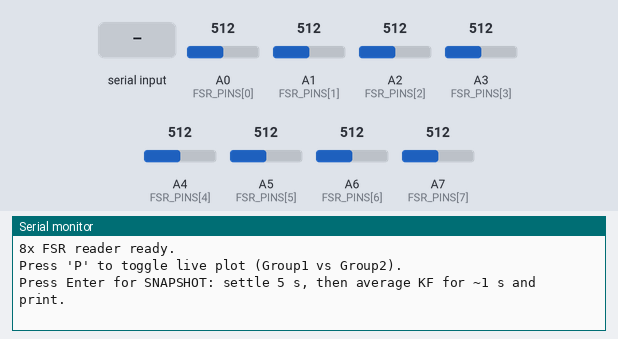
Simulated run of this sketch. Board: Arduino Nano, built with avr-gcc and run on an emulated ATmega328P. Shown: the last lines printed to the serial monitor. The inputs (shaded band) are chosen by the test bench; at power-on: A0 (FSR_PINS[0]) = 512, A1 (FSR_PINS[1]) = 512, A2 (FSR_PINS[2]) = 512, A3 (FSR_PINS[3]) = 512, A4 (FSR_PINS[4]) = 512, A5 (FSR_PINS[5]) = 512, A6 (FSR_PINS[6]) = 512, A7 (FSR_PINS[7]) = 512.

Above: at 1.2 s.
1.3 s: "p" received over Serial
At 2.4 s:
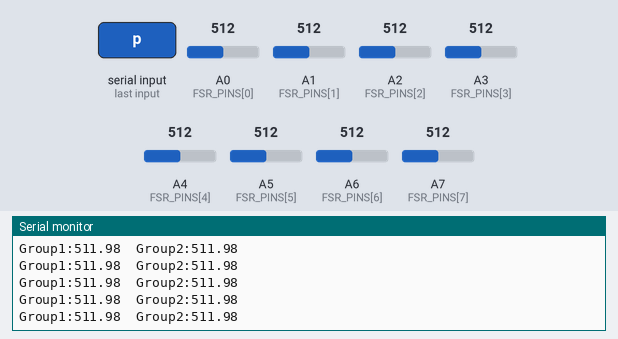
2.8 s: "P" received over Serial
At 3.9 s:
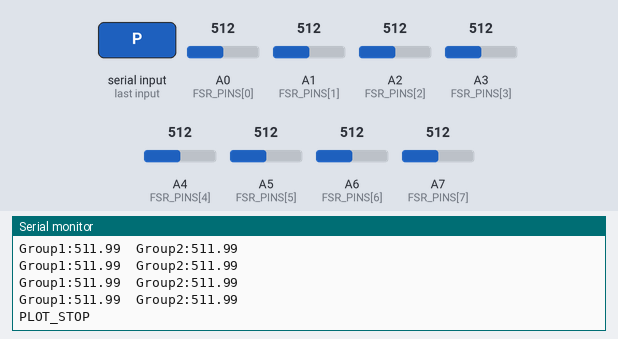
4.3 s: "1" received over Serial
At 5.0 s:
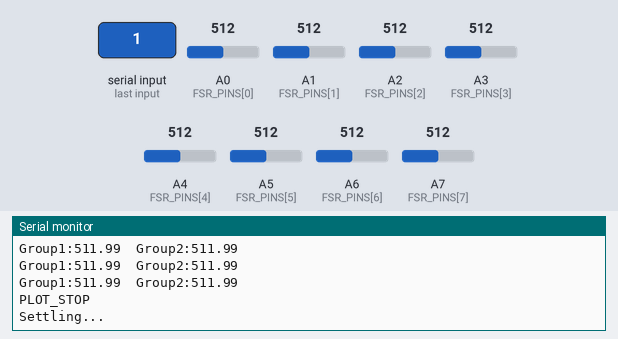
Timing chart, 0 to 7.3 s (numbered marks = the images above; inputs shaded):
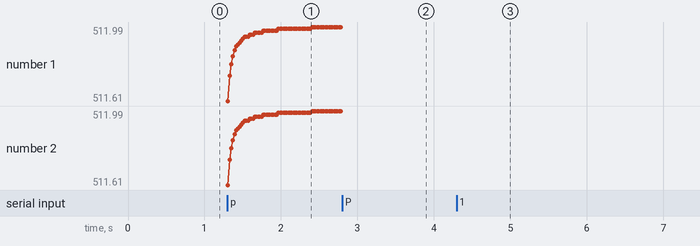

The sketch:

sensors2grp.ino
```cpp
// Read 8 FSR sensors (A0..A7) with per-channel Kalman filters
// Live plot: 2 traces (Group1 = A0..A3 avg, Group2 = A4..A7 avg)
// Snapshot: after settling, averages Kalman outputs for ~1 s and prints all 8

#include <SimpleKalmanFilter.h>

// -------- Config --------
const uint8_t FSR_PINS[8] = {A0, A1, A2, A3, A4, A5, A6, A7};

const unsigned long SETTLE_MS       = 5000;  // wait after placing weights
const unsigned long PLOT_PERIOD_MS  = 20;    // ~50 Hz live sampling
const int           SNAP_SAMPLES    = 100;   // ~1 s at 100 Hz during snapshot

// Kalman parameters (tune these to your noise)
const float KF_MEAS_NOISE = 8.0f;   // measurement noise stdev (counts)
const float KF_EST_ERROR  = 8.0f;   // initial estimate error
const float KF_PROCESS_Q  = 0.05f;  // process noise (responsiveness)

// ------------------------
SimpleKalmanFilter kf[8] = {
  SimpleKalmanFilter(KF_MEAS_NOISE, KF_EST_ERROR, KF_PROCESS_Q),
  SimpleKalmanFilter(KF_MEAS_NOISE, KF_EST_ERROR, KF_PROCESS_Q),
  SimpleKalmanFilter(KF_MEAS_NOISE, KF_EST_ERROR, KF_PROCESS_Q),
  SimpleKalmanFilter(KF_MEAS_NOISE, KF_EST_ERROR, KF_PROCESS_Q),
  SimpleKalmanFilter(KF_MEAS_NOISE, KF_EST_ERROR, KF_PROCESS_Q),
  SimpleKalmanFilter(KF_MEAS_NOISE, KF_EST_ERROR, KF_PROCESS_Q),
  SimpleKalmanFilter(KF_MEAS_NOISE, KF_EST_ERROR, KF_PROCESS_Q),
  SimpleKalmanFilter(KF_MEAS_NOISE, KF_EST_ERROR, KF_PROCESS_Q),
};

bool plotMode = false;
bool kfPrimed = false;
unsigned long lastPlotMs = 0;

void primeKalman() {
  for (int i = 0; i < 8; i++) {
    kf[i].setEstimateError(1000.0f); // big initial uncertainty
  }
  kfPrimed = false;
}

void setup() {
  Serial.begin(115200);
  while (!Serial) { /* wait for USB serial if needed */ }

  for (int i = 0; i < 8; i++) pinMode(FSR_PINS[i], INPUT);

  Serial.println("8x FSR reader ready.");
  Serial.println("Press 'P' to toggle live plot (Group1 vs Group2).");
  Serial.println("Press Enter for SNAPSHOT: settle 5 s, then average KF for ~1 s and print.");
}

void loop() {
  // ---- Serial commands ----
  if (Serial.available()) {
    int c = Serial.read();
    while (Serial.available()) Serial.read(); // clear CR/LF extras

    if (c == 'p' || c == 'P') {
      plotMode = !plotMode;
      primeKalman();
      Serial.println(plotMode ? "PLOT_START" : "PLOT_STOP");
      if (plotMode) Serial.println("Plotting Group1 (A0–A3) and Group2 (A4–A7).");
    } else {
      // ---- Snapshot mode ----
      Serial.println("Settling...");
      unsigned long t0 = millis();
      while (millis() - t0 < SETTLE_MS) delay(10);

      SimpleKalmanFilter kfs[8] = {
        SimpleKalmanFilter(KF_MEAS_NOISE, KF_EST_ERROR, KF_PROCESS_Q),
        SimpleKalmanFilter(KF_MEAS_NOISE, KF_EST_ERROR, KF_PROCESS_Q),
        SimpleKalmanFilter(KF_MEAS_NOISE, KF_EST_ERROR, KF_PROCESS_Q),
        SimpleKalmanFilter(KF_MEAS_NOISE, KF_EST_ERROR, KF_PROCESS_Q),
        SimpleKalmanFilter(KF_MEAS_NOISE, KF_EST_ERROR, KF_PROCESS_Q),
        SimpleKalmanFilter(KF_MEAS_NOISE, KF_EST_ERROR, KF_PROCESS_Q),
        SimpleKalmanFilter(KF_MEAS_NOISE, KF_EST_ERROR, KF_PROCESS_Q),
        SimpleKalmanFilter(KF_MEAS_NOISE, KF_EST_ERROR, KF_PROCESS_Q),
      };
      for (int i = 0; i < 8; i++) kfs[i].setEstimateError(1000.0f);

      double sum[8] = {0,0,0,0,0,0,0,0};

      for (int n = 0; n < SNAP_SAMPLES; n++) {
        for (int i = 0; i < 8; i++) {
          int raw = analogRead(FSR_PINS[i]);
          float est = kfs[i].updateEstimate((float)raw);
          sum[i] += est;
        }
        delay(10); // ~100 Hz
      }

      Serial.println("SNAPSHOT (KF-averaged ADC):");
      for (int i = 0; i < 8; i++) {
        float avg = (float)(sum[i] / SNAP_SAMPLES);
        Serial.print("k"); Serial.print(i); Serial.print("_avg = ");
        Serial.println(avg, 2);
      }
      Serial.println("Change/remove weights, press Enter again for another snapshot.");
    }
  }

  // ---- Live plot (Group1 = A0..A3 avg, Group2 = A4..A7 avg) ----
  if (plotMode && (millis() - lastPlotMs >= PLOT_PERIOD_MS)) {
    if (!kfPrimed) {
      for (int i = 0; i < 2; i++) {
        for (int s = 0; s < 8; s++) {
          int raw = analogRead(FSR_PINS[s]);
          kf[s].updateEstimate((float)raw);
        }
      }
      for (int s = 0; s < 8; s++) kf[s].setEstimateError(KF_EST_ERROR);
      kfPrimed = true;
    }

    float group1 = 0, group2 = 0;

    for (int s = 0; s < 8; s++) {
      int raw = analogRead(FSR_PINS[s]);
      float est = kf[s].updateEstimate((float)raw);
      if (s < 4) group1 += est;
      else       group2 += est;
    }

    group1 /= 4.0;
    group2 /= 4.0;

    Serial.print("Group1:"); Serial.print(group1, 2);
    Serial.print('\t');
    Serial.print("Group2:"); Serial.println(group2, 2);

    lastPlotMs = millis();
  }
}
```

Measured:
- after the input at 1.3 s, the serial monitor: prints a new line at once (image 1)
- after the input at 2.8 s, the serial monitor: prints a new line at once (image 2)
- after the input at 4.3 s, the serial monitor: prints a new line at once (image 3)
